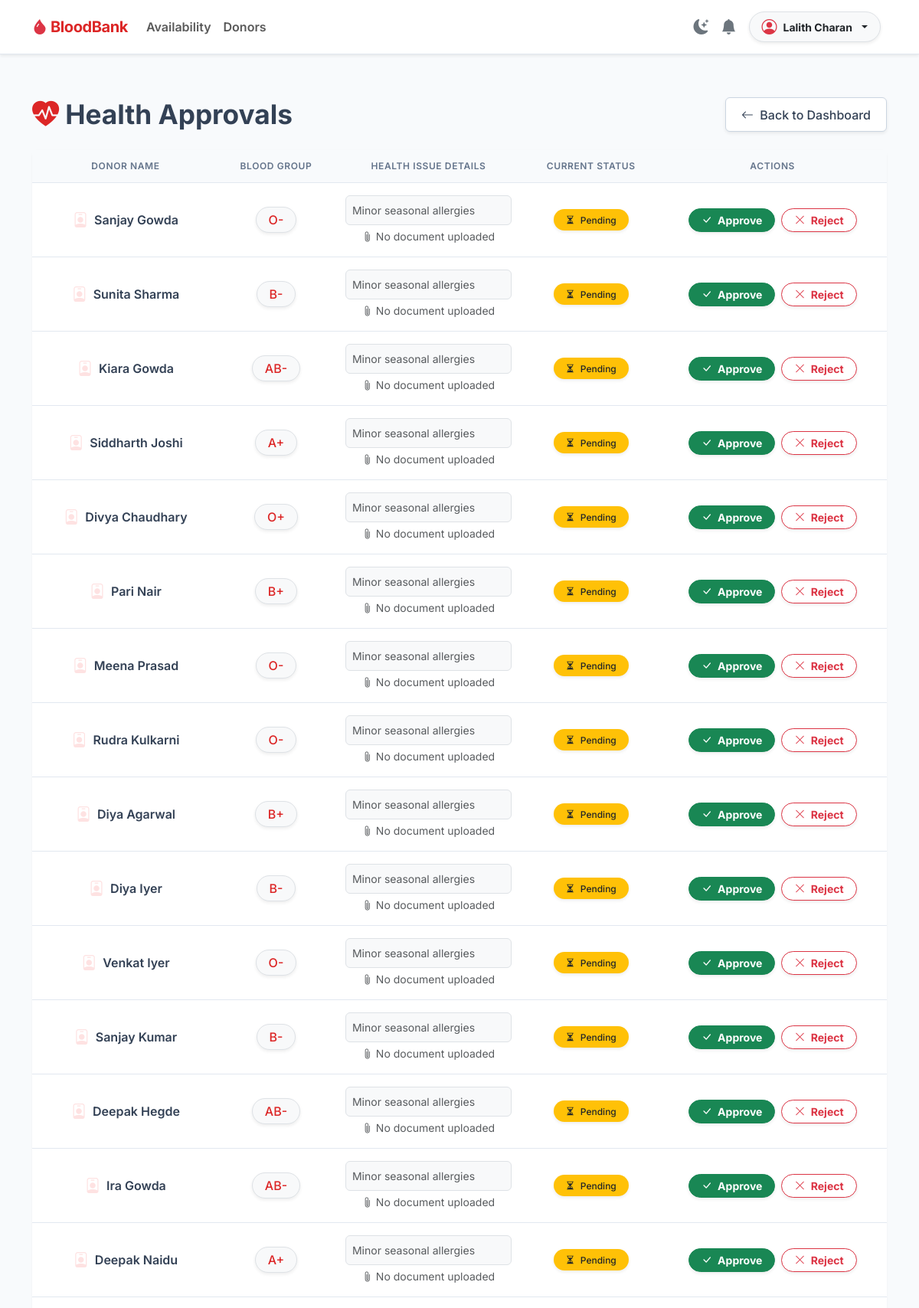
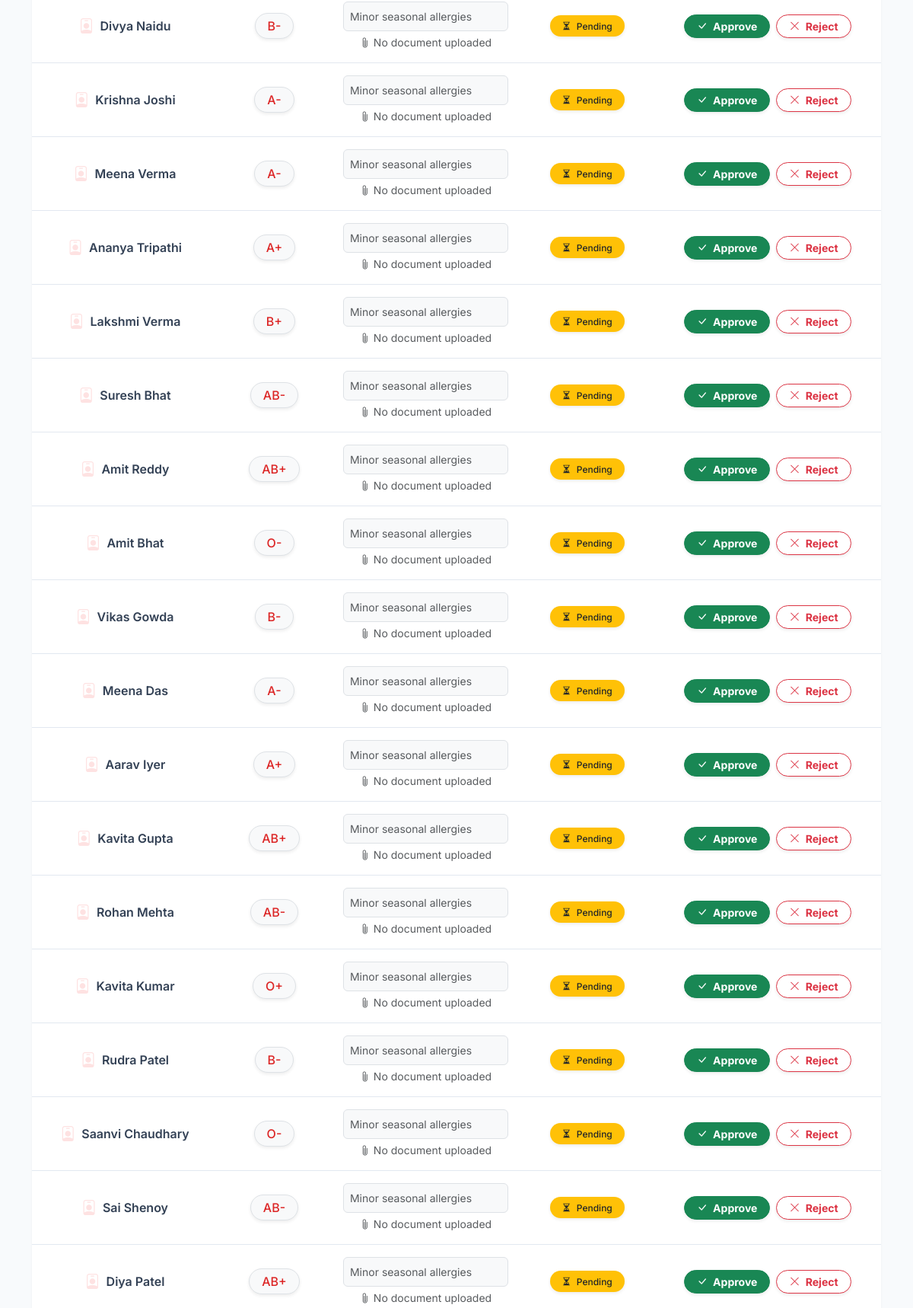
The page /admin-health-approvals/ (signed in, upper part) on the database its author committed (2 pictures, top to bottom).
### accounts/models.py (models this page shows, shortened)
class User(AbstractUser):
    ROLE_CHOICES = (
        ('ADMIN', 'Admin'),
        ('DONOR', 'Donor'),
        ('REQUESTER', 'Requester'),
    )
    role       = models.CharField(max_length=20, choices=ROLE_CHOICES)
    email      = models.EmailField(unique=True, blank=True, default='')
    phone      = models.CharField(max_length=20, blank=True, default='')
    is_active  = models.BooleanField(default=True)   # used for account deactivation

### donors/models.py (models this page shows, shortened)
class Donor(models.Model):
    user = models.OneToOneField(User, on_delete=models.CASCADE, related_name='donor_profile')
    blood_group = models.ForeignKey(BloodGroup, on_delete=models.CASCADE)
    phone = models.CharField(max_length=15, unique=True)
    age = models.PositiveIntegerField()
    gender = models.CharField(max_length=10)
    weight = models.FloatField()
    health_issue = models.BooleanField(default=False)
    health_issue_description = models.TextField(blank=True, null=True)
    health_document = models.FileField(
        upload_to='health_documents/',
        blank=True, null=True,
        help_text='Medical certificate, prescription, or any supporting document (PDF, JPG, PNG)'
    )
    ELIGIBILITY_CHOICES = (
        ('ELIGIBLE', 'Eligible'),
        ('PENDING', 'Pending Approval'),
        ('REJECTED', 'Rejected'),
    )
    eligibility_status = models.CharField(max_length=20, choices=ELIGIBILITY_CHOICES, default='ELIGIBLE')
    availability = models.BooleanField(default=True)
    address = models.CharField(max_length=255, blank=True, null=True)
    pincode = models.CharField(max_length=10, blank=True, null=True)
    city = models.CharField(max_length=100, blank=True, null=True)
    state = models.CharField(max_length=100, blank=True, null=True)
    nation = models.CharField(max_length=100, blank=True, null=True)
    life_points = models.PositiveIntegerField(
        default=0,
        help_text="Total Life Points earned through verified blood donations."
    )

### inventory/models.py (models this page shows, shortened)
class BloodGroup(models.Model):
    blood_group = models.CharField(max_length=5, unique=True)

### accounts/views.py (the view, shortened to what this page needs)
# urls.py: path('admin-health-approvals/', admin_health_approvals, name='admin_health_approvals'),
@login_required
def admin_health_approvals(request):
    if not request.user.is_staff:
        return redirect('dashboard')
    pending_donors = Donor.objects.filter(eligibility_status='PENDING').order_by('-id')
    return render(request, 'admin_health_approvals.html', {'pending_donors': pending_donors})

### notifications/context_processors.py (called while the page is built)
def unread_notifications_count(request):
    if request.user.is_authenticated:
        count = request.user.notifications.filter(is_read=False).count()
        return {'unread_notif_count': count}
    return {'unread_notif_count': 0}

### templates/admin_health_approvals.html (shortened to what this page needs)
{% extends 'base.html' %}
{% block content %}
<div class="d-flex justify-content-between align-items-center mb-4 mt-3">
    <h2 class="fw-bold mb-0" style="color: var(--secondary); font-size: 2.2rem;">
        <i class="bi bi-heart-pulse-fill me-2" style="color: var(--primary);"></i>Health Approvals
    </h2>
    <a href="{% url 'dashboard' %}" class="btn btn-secondary-custom shadow-sm">
        <i class="bi bi-arrow-left me-1"></i> Back to Dashboard
    </a>
</div>
<div class="premium-card mb-5 border-0">
    <div class="card-body p-0">
        <div class="table-responsive">
            <table class="table table-premium table-borderless align-middle text-center mb-0">
                <thead>
                    <tr>
                        <th>Donor Name</th>
                        <th>Blood Group</th>
                        <th>Health Issue Details</th>
                        <th>Current Status</th>
                        <th>Actions</th>
                    </tr>
                </thead>
                <tbody>
                    {% for donor in pending_donors %}
                    <tr>
                        <td class="fw-semibold" style="color: var(--secondary);">
                            <div class="d-flex align-items-center justify-content-center">
                                <i class="bi bi-person-badge fs-5 me-2" style="color: var(--primary-light);"></i>
                                {{ donor.user.get_full_name|default:donor.user.username }}
                            </div>
                        </td>
                        <td>
                            <span class="badge bg-light border fs-6 px-3 py-2 rounded-pill shadow-sm" style="color: var(--primary);">
                                {{ donor.blood_group.blood_group }}
                            </span>
                        </td>
                        <td>
                            <div class="text-muted small text-start p-2 border rounded bg-light" style="max-width: 300px; max-height: 80px; overflow-y: auto;">
                                {{ donor.health_issue_description|default:"No details provided." }}
                            </div>
                            {% if donor.health_document %}
                                <div class="mt-2">
                                    {% with donor.health_document.name as doc_name %}
                                        {% if doc_name|lower|slice:"-4:" == ".pdf" %}
                                            <a href="{{ donor.health_document.url }}" target="_blank"
                                               class="btn btn-sm btn-outline-danger rounded-pill px-3 fw-bold">
                                                <i class="bi bi-file-earmark-pdf-fill me-1"></i> View PDF
                                            </a>
                                        {% else %}
                                            <a href="{{ donor.health_document.url }}" target="_blank">
                                                <img src="{{ donor.health_document.url }}"
                                                     alt="Health Document"
                                                     style="max-width:120px;max-height:80px;border-radius:6px;border:1px solid #e2e8f0;object-fit:cover;">
                                            </a>
                                        {% endif %}
                                    {% endwith %}
                                </div>
                            {% else %}
                                <div class="text-muted small mt-1"><i class="bi bi-paperclip me-1"></i>No document uploaded</div>
                            {% endif %}
                        </td>
                        <td>
                            <span class="badge bg-warning text-dark px-3 py-2 rounded-pill shadow-sm">
                                <i class="bi bi-hourglass-split me-1"></i> Pending
                            </span>
                        </td>
                        <td>
                            <div class="d-flex justify-content-center gap-2">
                                <form method="POST" action="" class="m-0 p-0">
                                    <button type="submit" class="btn btn-sm btn-success fw-bold shadow-sm rounded-pill px-3">
                                        <i class="bi bi-check-lg me-1"></i> Approve
                                    </button>
                                </form>
                                <form method="POST" action="" class="m-0 p-0">
                                    <button type="submit" class="btn btn-sm btn-outline-danger fw-bold shadow-sm rounded-pill px-3 bg-white">
                                        <i class="bi bi-x-lg me-1"></i> Reject
                                    </button>
                                </form>
                            </div>
                        </td>
                    </tr>
                    {% endfor %}
                </tbody>
            </table>
        </div>
    </div>
</div>
{% endblock %}

### templates/base.html (shortened to what this page needs)
{% load static %}
<!DOCTYPE html>
<html lang="en">
<head>
    <link href="https://cdn.jsdelivr.net/npm/bootstrap@5.3.0/dist/css/bootstrap.min.css" rel="stylesheet">
    <link rel="stylesheet" href="https://cdn.jsdelivr.net/npm/bootstrap-icons@1.10.5/font/bootstrap-icons.css">
    <link rel="stylesheet" href="{% static 'css/style.css' %}?v=1.1">
</head>
<body>
    <nav class="navbar navbar-expand-lg sticky-top shadow-sm">
        <div class="container">
            <a class="navbar-brand fw-bold" href="/">
                <i class="bi bi-droplet-fill text-danger"></i> BloodBank
            </a>
            <div class="collapse navbar-collapse" id="navbarNav">
                <ul class="navbar-nav me-auto mb-2 mb-lg-0">
                    <li class="nav-item">
                        <a class="nav-link fw-semibold" href="{% url 'blood_availability' %}">Availability</a>
                    </li>
                    <li class="nav-item">
                        <a class="nav-link fw-semibold" href="{% url 'donor_search' %}">Donors</a>
                    </li>
                </ul>
                <ul class="navbar-nav ms-auto align-items-center">
                    <li class="nav-item me-3">
                        <button class="btn btn-link nav-link px-0 text-secondary" id="themeToggle" title="Toggle Dark/Light Mode">
                            <i class="bi bi-moon-stars-fill fs-5" id="themeIcon"></i>
                        </button>
                    </li>
                    {% if request.user.is_authenticated %}
                        <li class="nav-item me-3 position-relative">
                            <a href="{% url 'notifications_view' %}" class="nav-link px-0 text-secondary" title="Notifications">
                                <i class="bi bi-bell-fill fs-5"></i>
                            </a>
                        </li>
                        <li class="nav-item dropdown me-2">
                            <a class="nav-link dropdown-toggle d-flex align-items-center gap-2 py-1 px-3 bg-light border rounded-pill shadow-sm text-dark" href="#" id="userDropdown" role="button" data-bs-toggle="dropdown" aria-expanded="false">
                                <i class="bi bi-person-circle fs-5 text-danger"></i>
                                <span class="fw-bold small">{{ request.user.get_full_name|default:request.user.username }}</span>
                            </a>
                        </li>
                    {% endif %}
                </ul>
            </div>
        </div>
    </nav>
    <main class="flex-grow-1 py-4">
        <div class="container pt-3">
            {% block content %}
            {% endblock %}
        </div>
    </main>
</body>
</html>

### static/css/style.css (style rules this page uses)
:root { --primary: #dc2626; --primary-light: #fee2e2; --primary-glare: #fca5a5; --primary-dark: #b91c1c; --bg-color: #f8fafc; --card-bg: #ffffff; --text-main: #0f172a; --text-muted: #64748b; --secondary: #334155; --border-color: #e2e8f0; --border-hover: #cbd5e1; --nav-bg: #ffffff; --table-header: #f8fafc; --input-bg: #ffffff; }
body { background-color: var(--bg-color); font-family: 'Inter', -apple-system, BlinkMacSystemFont, "Segoe UI", Roboto, sans-serif; color: var(--text-main); display: flex; flex-direction: column; min-height: 100vh; }
.navbar { background: var(--nav-bg) !important; border-bottom: 1px solid var(--border-color); padding: 12px 0; box-shadow: 0 1px 2px 0 rgba(0, 0, 0, 0.03); }
.navbar-brand { color: var(--primary) !important; font-weight: 700; letter-spacing: -0.02em; }
.premium-card { background: var(--card-bg); border: 1px solid var(--border-color); border-radius: 8px; box-shadow: 0 1px 3px 0 rgba(0, 0, 0, 0.05), 0 1px 2px -1px rgba(0, 0, 0, 0.05); }
.btn-secondary-custom { background-color: var(--card-bg); color: var(--secondary); border: 1px solid var(--border-hover); border-radius: 6px; font-weight: 500; padding: 0.6rem 1.25rem; transition: all 0.2s; }
.table-premium { margin-bottom: 0; width: 100%; }
.table-premium th { background-color: var(--table-header); color: var(--text-muted); font-weight: 600; text-transform: uppercase; font-size: 0.75rem; letter-spacing: 0.05em; border-bottom: 1px solid var(--border-color); padding: 12px 16px; }
.table-premium td { border-bottom: 1px solid var(--border-color); vertical-align: middle; color: var(--text-main); padding: 16px; }
.badge { font-weight: 500; }

### rows shown on the page
User: user.get_full_name "Lalith Charan"
Donor: user.get_full_name "Sanjay Gowda", blood_group.blood_group "O-", health_issue_description "Minor seasonal allergies", health_document "No document uploaded"
Donor: user.get_full_name "Sunita Sharma", blood_group.blood_group "B-", health_issue_description "Minor seasonal allergies", health_document "No document uploaded"
Donor: user.get_full_name "Kiara Gowda", blood_group.blood_group "AB-", health_issue_description "Minor seasonal allergies", health_document "No document uploaded"
Donor: user.get_full_name "Siddharth Joshi", blood_group.blood_group "A+", health_issue_description "Minor seasonal allergies", health_document "No document uploaded"
Donor: user.get_full_name "Divya Chaudhary", blood_group.blood_group "O+", health_issue_description "Minor seasonal allergies", health_document "No document uploaded"
Donor: user.get_full_name "Pari Nair", blood_group.blood_group "B+", health_issue_description "Minor seasonal allergies", health_document "No document uploaded"
Donor: user.get_full_name "Meena Prasad", blood_group.blood_group "O-", health_issue_description "Minor seasonal allergies", health_document "No document uploaded"
Donor: user.get_full_name "Rudra Kulkarni", blood_group.blood_group "O-", health_issue_description "Minor seasonal allergies", health_document "No document uploaded"
Donor: user.get_full_name "Diya Agarwal", blood_group.blood_group "B+", health_issue_description "Minor seasonal allergies", health_document "No document uploaded"
Donor: user.get_full_name "Diya Iyer", blood_group.blood_group "B-", health_issue_description "Minor seasonal allergies", health_document "No document uploaded"
Donor: user.get_full_name "Venkat Iyer", blood_group.blood_group "O-", health_issue_description "Minor seasonal allergies", health_document "No document uploaded"
Donor: user.get_full_name "Sanjay Kumar", blood_group.blood_group "B-", health_issue_description "Minor seasonal allergies", health_document "No document uploaded"
Donor: user.get_full_name "Deepak Hegde", blood_group.blood_group "AB-", health_issue_description "Minor seasonal allergies", health_document "No document uploaded"
Donor: user.get_full_name "Ira Gowda", blood_group.blood_group "AB-", health_issue_description "Minor seasonal allergies", health_document "No document uploaded"
Donor: user.get_full_name "Deepak Naidu", blood_group.blood_group "A+", health_issue_description "Minor seasonal allergies", health_document "No document uploaded"
Donor: user.get_full_name "Divya Naidu", blood_group.blood_group "B-", health_issue_description "Minor seasonal allergies", health_document "No document uploaded"
Donor: user.get_full_name "Krishna Joshi", blood_group.blood_group "A-", health_issue_description "Minor seasonal allergies", health_document "No document uploaded"
Donor: user.get_full_name "Meena Verma", blood_group.blood_group "A-", health_issue_description "Minor seasonal allergies", health_document "No document uploaded"
Donor: user.get_full_name "Ananya Tripathi", blood_group.blood_group "A+", health_issue_description "Minor seasonal allergies", health_document "No document uploaded"
Donor: user.get_full_name "Lakshmi Verma", blood_group.blood_group "B+", health_issue_description "Minor seasonal allergies", health_document "No document uploaded"
Donor: user.get_full_name "Suresh Bhat", blood_group.blood_group "AB-", health_issue_description "Minor seasonal allergies", health_document "No document uploaded"
Donor: user.get_full_name "Amit Reddy", blood_group.blood_group "AB+", health_issue_description "Minor seasonal allergies", health_document "No document uploaded"
Donor: user.get_full_name "Amit Bhat", blood_group.blood_group "O-", health_issue_description "Minor seasonal allergies", health_document "No document uploaded"
Donor: user.get_full_name "Vikas Gowda", blood_group.blood_group "B-", health_issue_description "Minor seasonal allergies", health_document "No document uploaded"
Donor: user.get_full_name "Meena Das", blood_group.blood_group "A-", health_issue_description "Minor seasonal allergies", health_document "No document uploaded"
Donor: user.get_full_name "Aarav Iyer", blood_group.blood_group "A+", health_issue_description "Minor seasonal allergies", health_document "No document uploaded"
Donor: user.get_full_name "Kavita Gupta", blood_group.blood_group "AB+", health_issue_description "Minor seasonal allergies", health_document "No document uploaded"
Donor: user.get_full_name "Rohan Mehta", blood_group.blood_group "AB-", health_issue_description "Minor seasonal allergies", health_document "No document uploaded"
Donor: user.get_full_name "Kavita Kumar", blood_group.blood_group "O+", health_issue_description "Minor seasonal allergies", health_document "No document uploaded"
Donor: user.get_full_name "Rudra Patel", blood_group.blood_group "B-", health_issue_description "Minor seasonal allergies", health_document "No document uploaded"
Donor: user.get_full_name "Saanvi Chaudhary", blood_group.blood_group "O-", health_issue_description "Minor seasonal allergies", health_document "No document uploaded"
Donor: user.get_full_name "Sai Shenoy", blood_group.blood_group "AB-", health_issue_description "Minor seasonal allergies", health_document "No document uploaded"
Donor: user.get_full_name "Diya Patel", blood_group.blood_group "AB+", health_issue_description "Minor seasonal allergies", health_document "No document uploaded"
